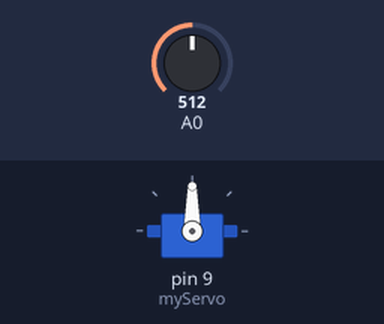
A sketch run on a simulated Arduino Uno, built with avr-gcc and run on an emulated ATmega328P. Parts: servo. Inputs (shaded band) come from the test bench; at power-on: A0 = 512. What the sketch prints to the serial monitor is not drawn.

Above: at 1.2 s.
1.3 s: A0 set to 716
At 2.5 s:
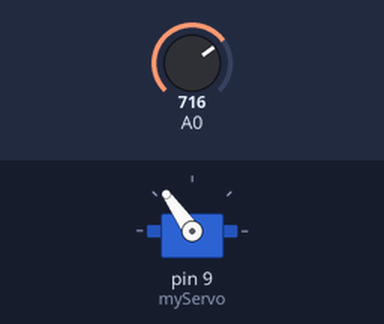
2.8 s: A0 set to 900
At 3.9 s:
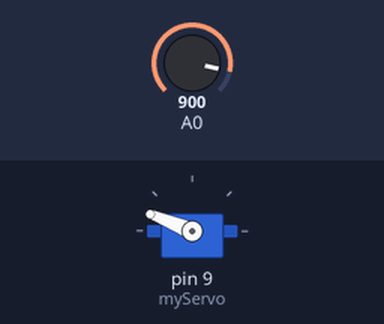
4.3 s: A0 set to 1023
At 5.0 s:
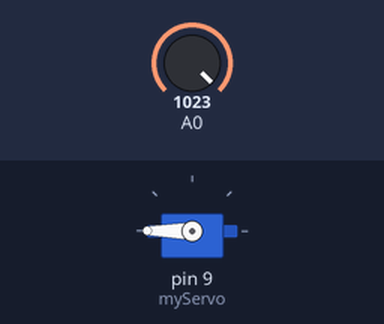
5.8 s: A0 set to 306
At 6.2 s:
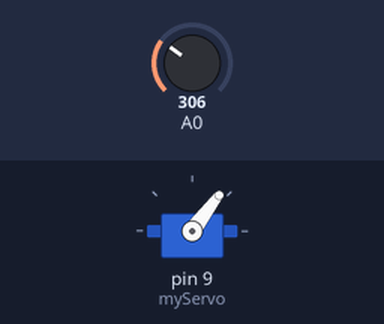
7.3 s: A0 set to 122
At 8.4 s:
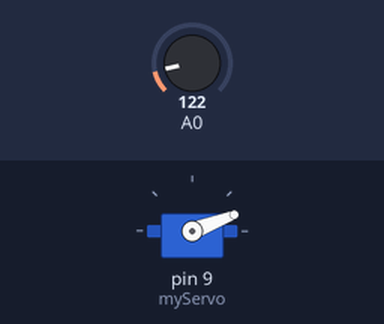
8.8 s: A0 set to 0
At 9.5 s:
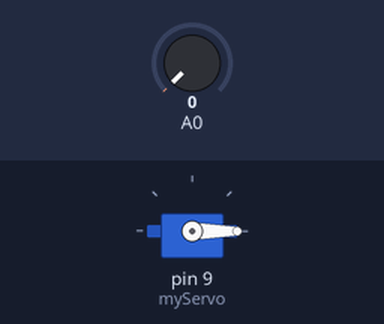
Timing chart, 0 to 11.3 s (numbered marks = the images above; inputs shaded):
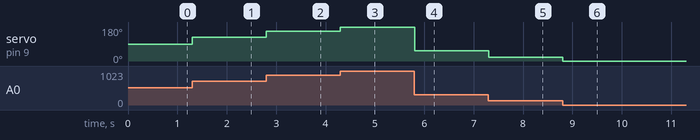

The sketch:

P12_the_one_where_we_control_servo_motor.ino
```cpp
#include <Servo.h>
Servo myServo;
int speed;
void setup() {
  // put your setup code here, to run once:
Serial.begin(9600);
myServo.attach(9,1000,2000);


}

void loop() {
  speed=analogRead(A0);
  speed=map(speed,0,1023,0,180);
  myServo.write(speed);
  Serial.println(speed);
}
```

Measured:
- after the input at 1.3 s, servo on pin 9 (myServo): 90° → 125° at once
- after the input at 2.8 s, servo on pin 9 (myServo): 125° → 158° at once
- after the input at 4.3 s, servo on pin 9 (myServo): 158° → 180° at once
- after the input at 5.8 s, servo on pin 9 (myServo): 180° → 53° at once
- after the input at 7.3 s, servo on pin 9 (myServo): 53° → 21° at once
- after the input at 8.8 s, servo on pin 9 (myServo): 21° → 0° at once
